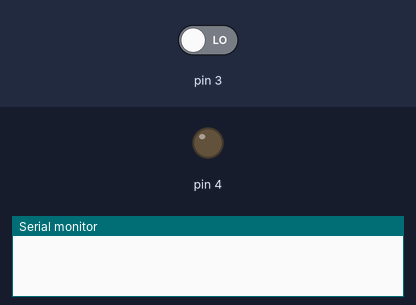
The sketch below on a simulated Arduino Uno, built with avr-gcc and run on an emulated ATmega328P. Shown: output pins drawn as LEDs (lit = HIGH), the last lines printed to the serial monitor. The test bench sets the inputs (shaded band); at power-on: pin 3 LOW.

Above: at 2.8 s.
2.9 s: pin 3 driven HIGH
5.5 s: pin 3 driven LOW
At 7.0 s:
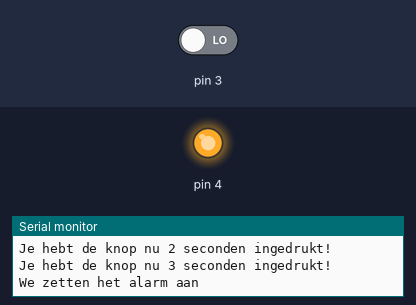
Timing chart, 0 to 8.5 s (numbered marks = the images above; inputs shaded):
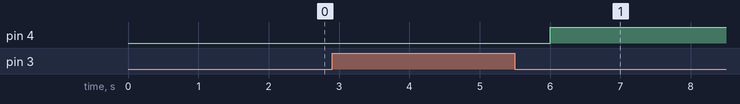

The sketch:

button-alarm.ino
```cpp
// Dit is de oplossing voor de button-alarm applicatie.

/////////////////////////////////////////////////////////
// Hier komen onze "globale" variabelen.
// Deze kunnen we overal in onze applicatie gebruiken.
/////////////////////////////////////////////////////////

int secondenIngedrukt = 0;

/////////////////////////////////////////////////////////
// Initialisatie code
// Wordt 1x uitgevoerd bij het opstarten
/////////////////////////////////////////////////////////
void setup() {

  // Instellen van de snelheid waarmee we data naar de computer sturen
  Serial.begin(9600);

  // Configureer D3 als een digitale ingang (de knop)
  pinMode(3, INPUT);

  // Configureer D4 als een digitale uitgang (de buzzer)
  pinMode(4, OUTPUT);
}

/////////////////////////////////////////////////////////
// Het hoofdprogramma
// Dit wordt telkens opnieuw uitgevoerd
/////////////////////////////////////////////////////////
void loop() {

  int knop = digitalRead(3);

  if (knop == HIGH) {
    secondenIngedrukt = secondenIngedrukt + 1;    // 1 seconde bijtellen

    Serial.print("Je hebt de knop nu ");
    Serial.print(secondenIngedrukt);
    Serial.println(" seconden ingedrukt!");
  } else {
    // Loslaten is actie ondernemen

    if (secondenIngedrukt >= 3) {
      Serial.println("We zetten het alarm aan");
      digitalWrite(4, HIGH);    // Uitgang (buzzer) aanzetten
    }

    if (secondenIngedrukt == 1) {
      Serial.println("We zetten het alarm uit");
      digitalWrite(4, LOW);    // Uitgang (buzzer) uitzetten
    }

    secondenIngedrukt = 0;    // Teller terug op 0 zetten
  }

  delay(1000);    // Even wachten (1000ms = 1s)

}
```

Measured:
- after the input at 5.5 s, pin 4: LOW → HIGH after 0.50 s
